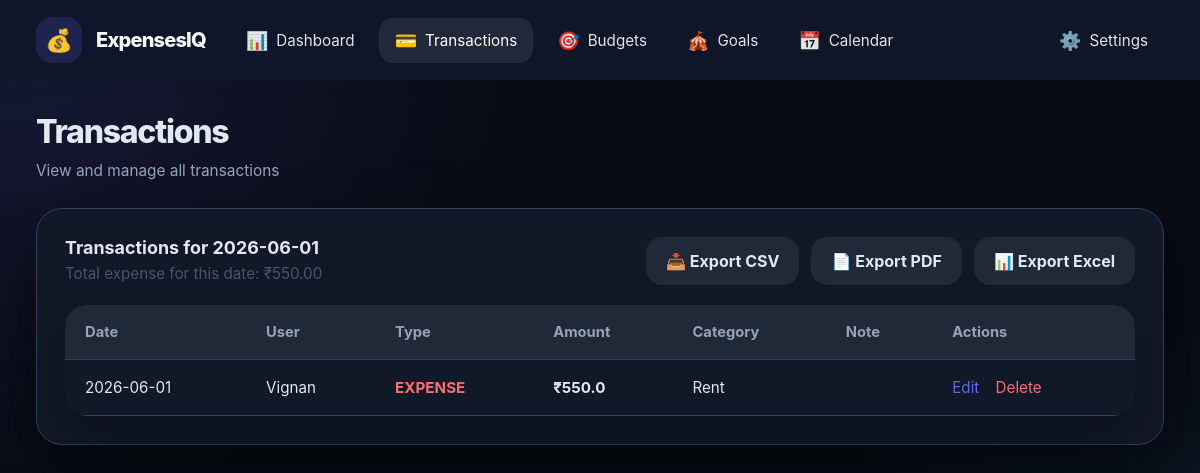
/transactions?date=2026-06-01 (signed in), run on the app's committed database.
### tables this page shows
CREATE TABLE transactions(

            id INTEGER PRIMARY KEY AUTOINCREMENT,

            group_name TEXT,

            user TEXT,

            amount REAL,

            category TEXT,

            type TEXT,

            note TEXT,

            date TEXT
        );

### app.py (the view)
@app.route('/transactions')
def transactions_page():
    if 'user' not in session:
        return redirect(url_for('login'))
    group_name = session['group_name']
    requested_date = request.args.get('date', '').strip()
    conn = get_db()
    cur = conn.cursor()
    if requested_date:
        cur.execute(
            'SELECT * FROM transactions WHERE group_name=? AND date=? ORDER BY id DESC',
            (group_name, requested_date),
        )
        rows = [dict(r) for r in cur.fetchall()]
        total_for_date = sum(r.get('amount', 0.0) for r in rows if r.get('type') == 'expense')
    else:
        cur.execute('SELECT * FROM transactions WHERE group_name=? ORDER BY id DESC', (group_name,))
        rows = [dict(r) for r in cur.fetchall()]
        total_for_date = None
    conn.close()
    return render_template(
        'transactions.html',
        transactions=rows,
        user=session.get('user'),
        date_filter=requested_date,
        total_for_date=total_for_date,
    )

### app.py (called while the page is built)
@app.after_request
def add_cors(response: Response) -> Response:
    response.headers["Access-Control-Allow-Origin"] = "*"
    response.headers["Access-Control-Allow-Headers"] = (
        "Content-Type,Authorization"
    )
    response.headers["Access-Control-Allow-Methods"] = (
        "GET,POST,OPTIONS"
    )
    return response

def get_db():
    db_path = Path(__file__).resolve().parent / "data.db"
    conn = sqlite3.connect(str(db_path), timeout=10, check_same_thread=False)
    conn.row_factory = sqlite3.Row
    return conn

### templates/transactions.html (shortened to what this page needs)
<!DOCTYPE html>
<html>
<head>
  <link rel="stylesheet" href="/static/style.css">
</head>
<body class="dashboard-page">
  <aside class="sidebar">
    <div class="sidebar-logo">
      <div class="logo-icon">💰</div>
      <span class="logo-text">ExpensesIQ</span>
    </div>
    <nav class="sidebar-nav">
      <a href="{{ url_for('dashboard') }}" class="nav-item">
        <span class="nav-icon">📊</span>
        <span class="nav-text">Dashboard</span>
      </a>
      <a href="{{ url_for('transactions_page') }}" class="nav-item active">
        <span class="nav-icon">💳</span>
        <span class="nav-text">Transactions</span>
      </a>
      <a href="{{ url_for('budgets') }}" class="nav-item">
        <span class="nav-icon">🎯</span>
        <span class="nav-text">Budgets</span>
      </a>
      <a href="{{ url_for('goals_page') }}" class="nav-item">
        <span class="nav-icon">🎪</span>
        <span class="nav-text">Goals</span>
      </a>
      <a href="{{ url_for('calendar_page') }}" class="nav-item">
        <span class="nav-icon">📅</span>
        <span class="nav-text">Calendar</span>
      </a>
    </nav>
    <div class="sidebar-footer">
      <div class="dropdown-menu" id="settingsMenu">
        <button class="dropdown-toggle">
          <span class="nav-icon">⚙️</span>
          <span class="nav-text">Settings</span>
        </button>
      </div>
    </div>
  </aside>
  <main class="dashboard-main">
    <header class="dashboard-header">
      <div class="header-left">
        <h1>Transactions</h1>
        <span class="header-subtitle">View and manage all transactions</span>
      </div>
    </header>
    <section class="dashboard-content">
      <div class="dashboard-card">
        <div class="card-header">
          <div>
            <h2>{% if date_filter %}Transactions for {{ date_filter }}{% else %}All Transactions{% endif %}</h2>
            {% if total_for_date is not none %}
              <div class="section-note">Total expense for this date: ₹{{ '%.2f'|format(total_for_date) }}</div>
            {% endif %}
          </div>
          <div class="export-buttons">
            <a href="{{ url_for('export_csv') }}" class="btn-export">📥 Export CSV</a>
            <a href="{{ url_for('export_pdf') }}" class="btn-export">📄 Export PDF</a>
            <a href="{{ url_for('export_xlsx') }}" class="btn-export">📊 Export Excel</a>
          </div>
        </div>
        <div class="content-body">
          {% if transactions %}
          <table class="transaction-table">
            <thead>
              <tr>
                <th>Date</th>
                <th>User</th>
                <th>Type</th>
                <th>Amount</th>
                <th>Category</th>
                <th>Note</th>
                <th>Actions</th>
              </tr>
            </thead>
            <tbody>
              {% for trx in transactions %}
              <tr>
                <td>{{ trx.date }}</td>
                <td>{{ trx.user }}</td>
                <td>
                  <span class="transaction-status {% if trx.type == 'expense' %}expense{% else %}income{% endif %}">
                    {{ trx.type | upper }}
                  </span>
                </td>
                <td class="transaction-amount-strong">₹{{ trx.amount }}</td>
                <td>{{ trx.category }}</td>
                <td class="transaction-note">{{ trx.note }}</td>
                <td>
                  <a href="/edit/{{ trx.id }}" class="transaction-action-link">Edit</a>
                  <a href="/delete/{{ trx.id }}" class="transaction-action-link delete" onclick="return confirm('Are you sure?');">Delete</a>
                </td>
              </tr>
              {% endfor %}
            </tbody>
          </table>
          {% else %}
          <div class="empty-note" style="padding: 32px; text-align: center;">
            <p>No transactions found.</p>
            <p style="margin-top: 8px;">Start adding transactions from the dashboard.</p>
          </div>
          {% endif %}
        </div>
      </div>
    </section>
  </main>
</body>
</html>

### static/style.css (style rules this page uses)
* { margin: 0; padding: 0; box-sizing: border-box; }
html { scroll-behavior: smooth; }
body { font-family: Inter, ui-sans-serif, system-ui, -apple-system, BlinkMacSystemFont, 'Segoe UI', sans-serif; background: radial-gradient(circle at top left, rgba(99,102,241,0.16), transparent 36%), radial-gradient(circle at bottom right, rgba(56,189,248,0.14), transparent 34%), var(--bg); color: var(--text); min-height: 100vh; }
a { color: inherit; }
button, input, select, textarea { font: inherit; }
button { cursor: pointer; }
.dashboard-page { display: flex; flex-direction: column; min-height: 100vh; }
.sidebar { width: 100%; background: rgba(15, 23, 42, 0.95); color: #f8fafc; padding: 0 36px; position: relative; box-shadow: 0 4px 20px rgba(15, 23, 42, 0.15); display: flex; align-items: center; justify-content: space-between; gap: 24px; min-height: 80px; flex-wrap: wrap; }
.sidebar-logo { display: flex; align-items: center; gap: 14px; margin-bottom: 0; flex-shrink: 0; }
.logo-icon { width: 46px; height: 46px; border-radius: 16px; background: rgba(99, 102, 241, 0.18); display: grid; place-items: center; font-size: 22px; }
.logo-text { font-size: 20px; font-weight: 800; letter-spacing: -0.04em; }
.sidebar-nav { display: flex; flex-direction: row; gap: 8px; align-items: center; flex: 1; }
.nav-item { display: flex; align-items: center; gap: 8px; padding: 12px 16px; border-radius: 14px; color: rgba(248,250,252,0.9); transition: all 0.25s ease; text-decoration: none; white-space: nowrap; font-size: 0.95rem; }
.nav-item:hover, .nav-item.active { background: rgba(255,255,255,0.08); color: #fff; }
.nav-icon { font-size: 18px; }
.sidebar-footer { margin-top: 0; padding-top: 0; border-top: none; display: flex; align-items: center; gap: 12px; flex-shrink: 0; }
.dropdown-menu { position: relative; display: flex; align-items: center; }
.dropdown-toggle { display: flex; align-items: center; gap: 8px; padding: 12px 16px; border-radius: 14px; color: rgba(248,250,252,0.9); background: none; border: none; cursor: pointer; transition: all 0.25s ease; text-decoration: none; font-size: 0.95rem; white-space: nowrap; }
.dashboard-main { margin-left: 0; flex: 1; padding: 32px 36px; }
.dashboard-header { display: flex; flex-wrap: wrap; justify-content: space-between; gap: 20px; align-items: flex-start; margin-bottom: 28px; }
.header-left h1 { font-size: clamp(2rem, 2.5vw, 3rem); font-weight: 800; letter-spacing: -0.04em; }
.header-subtitle { display: block; margin-top: 10px; color: var(--muted); font-size: 0.96rem; }
.dashboard-content { padding-bottom: 48px; }
.metric-card, .dashboard-card, .dashboard-panel { background: var(--surface); border-radius: 26px; padding: 28px; border: 1px solid var(--border); box-shadow: var(--shadow); }
.metric-header, .card-header { display: flex; justify-content: space-between; align-items: flex-start; gap: 16px; margin-bottom: 20px; }
.card-header h2 { font-size: 1.12rem; font-weight: 700; }
.form-btn, .btn-export, .button-secondary { border: none; border-radius: 16px; padding: 14px 20px; font-weight: 700; transition: transform 0.2s ease, background 0.2s ease; }
.export-buttons { display: flex; flex-wrap: wrap; gap: 12px; }
.btn-export { display: inline-flex; align-items: center; gap: 10px; background: #1f2937; color: var(--text); text-decoration: none; }
.transaction-table { width: 100%; border-collapse: collapse; border-radius: 22px; overflow: hidden; box-shadow: 0 18px 50px rgba(0, 0, 0, 0.35); background: var(--surface); }
.transaction-table th, .transaction-table td { padding: 18px 20px; text-align: left; border-bottom: 1px solid var(--border); }
.transaction-table th { background: #1f2937; font-size: 0.92rem; color: var(--muted); font-weight: 700; }
.section-note { font-size: 0.95rem; color: #475569; margin-top: 6px; }
.transaction-table td { font-size: 0.95rem; color: var(--text); }
.transaction-table td a { color: var(--primary); text-decoration: none; }
.transaction-status { font-weight: 700; }
.transaction-status.expense { color: var(--danger); }
.transaction-note { max-width: 220px; overflow: hidden; text-overflow: ellipsis; white-space: nowrap; }
.transaction-action-link { color: var(--primary-strong); text-decoration: none; margin-right: 12px; }
.transaction-action-link.delete { color: var(--danger); }
.transaction-amount-strong { font-weight: 700; }
.dashboard-main { margin-left: 0; }
.sidebar { position: relative; width: 100%; height: auto; }
.dashboard-page { flex-direction: column; }

### data on the page
transactions: date "2026-06-01", user "Vignan", type "EXPENSE", amount "550.0", category "Rent"

### other printed values
{{ date_filter }} "2026-06-01"
{{ '%.2f'|format(total_for_date) }} "550.00"
